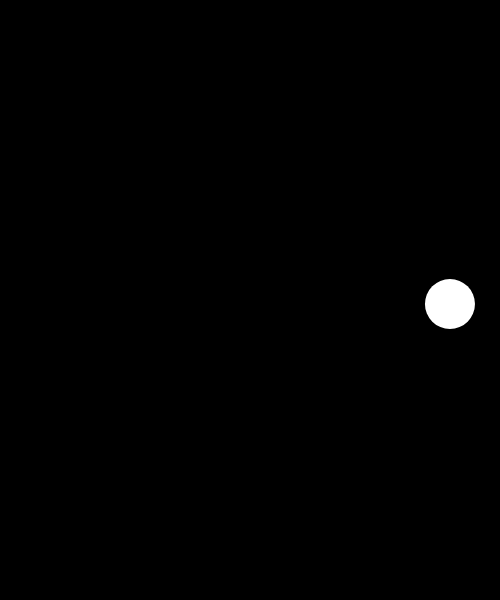
Frame 1 (no input)
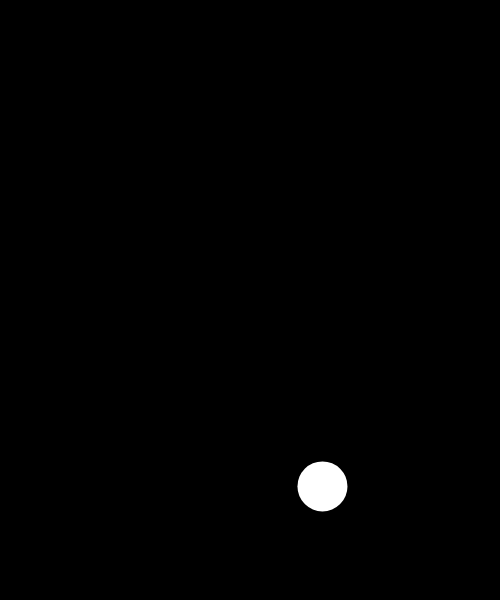
Frame 60 (no input)
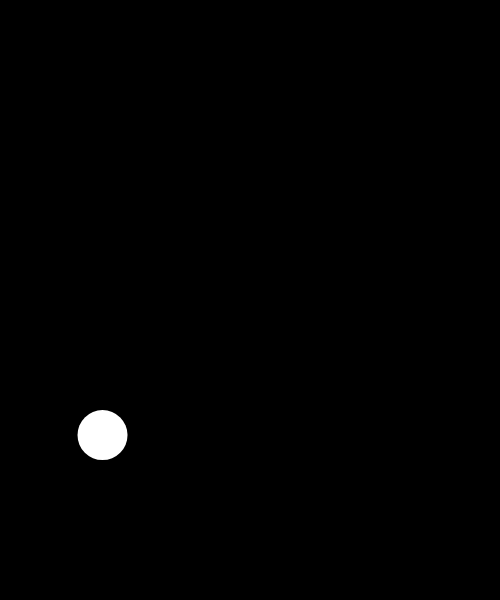
Frame 120 (the mouse pressed at the canvas centre since frame 60)

The p5.js sketch that drew these frames (run headless with seeded random() and noise() and a simulated clock; from frame 60 on, the mouse is pressed at the canvas centre):

// p5.js sketch
// ── sketch.js
//1017 Tuesday - Oscillation
//repetitive 
//sin, cos
//cartesian coordinate system
//vs polar coordinate system


function setup() {
  createCanvas(500,600);
  noStroke();
}

function draw() {
  background(0);
  translate(width/2, height/2);
  
  drawCircle(frameCount * 0.02, 200);
}

function drawCircle(angle, distance){
  //give angle and distance
  var vector = p5.Vector.fromAngle(angle);
  vector.mult(distance);
  // var x = cos(angle) * distance;
  // var y = sin(angle) * distance;
  ellipse(vector.x,vector.y,50,50);
}
